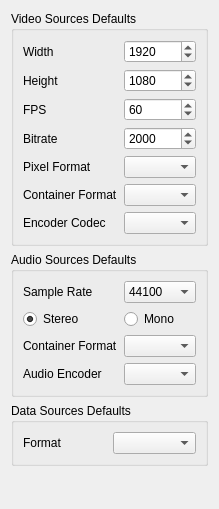
         <widget class="QWidget" name="scrollAreaWidgetContents_5">
          <property name="geometry">
           <rect>
            <x>0</x>
            <y>0</y>
            <width>206</width>
            <height>509</height>
           </rect>
          </property>
          <layout class="QVBoxLayout" name="verticalLayout_25">
           <item>
            <widget class="QGroupBox" name="groupBox_14">
             <property name="title">
              <string>Video Sources Defaults</string>
             </property>
             <layout class="QGridLayout" name="gridLayout_10">
              <item row="6" column="0">
               <widget class="QLabel" name="label_25">
                <property name="enabled">
                 <bool>true</bool>
                </property>
                <property name="text">
                 <string>Encoder Codec</string>
                </property>
                <property name="buddy">
                 <cstring>dropdownVideoEncoder</cstring>
                </property>
               </widget>
              </item>
              <item row="6" column="1">
               <widget class="QComboBox" name="dropdownVideoEncoder">
                <property name="enabled">
                 <bool>true</bool>
                </property>
               </widget>
              </item>
              <item row="2" column="1">
               <widget class="QSpinBox" name="spinboxVideoFps">
                <property name="enabled">
                 <bool>true</bool>
                </property>
                <property name="maximum">
                 <number>999999</number>
                </property>
                <property name="value">
                 <number>60</number>
                </property>
               </widget>
              </item>
              <item row="0" column="1">
               <widget class="QSpinBox" name="spinboxVideoWidth">
                <property name="enabled">
                 <bool>true</bool>
                </property>
                <property name="maximum">
                 <number>999999</number>
                </property>
                <property name="value">
                 <number>1920</number>
                </property>
               </widget>
              </item>
              <item row="4" column="0">
               <widget class="QLabel" name="label_26">
                <property name="enabled">
                 <bool>true</bool>
                </property>
                <property name="text">
                 <string>Pixel Format</string>
                </property>
                <property name="buddy">
                 <cstring>dropdownPixelFormat</cstring>
                </property>
               </widget>
              </item>
              <item row="2" column="0">
               <widget class="QLabel" name="label_22">
                <property name="enabled">
                 <bool>true</bool>
                </property>
                <property name="text">
                 <string>FPS</string>
                </property>
                <property name="buddy">
                 <cstring>spinboxVideoFps</cstring>
                </property>
               </widget>
              </item>
              <item row="3" column="0">
               <widget class="QLabel" name="label_23">
                <property name="enabled">
                 <bool>true</bool>
                </property>
                <property name="text">
                 <string>Bitrate</string>
                </property>
                <property name="buddy">
                 <cstring>spinboxVideoBitrate</cstring>
                </property>
               </widget>
              </item>
              <item row="4" column="1">
               <widget class="QComboBox" name="dropdownPixelFormat">
                <property name="enabled">
                 <bool>true</bool>
                </property>
               </widget>
              </item>
              <item row="1" column="1">
               <widget class="QSpinBox" name="spinboxVideoHeight">
                <property name="enabled">
                 <bool>true</bool>
                </property>
                <property name="maximum">
                 <number>999999</number>
                </property>
                <property name="value">
                 <number>1080</number>
                </property>
               </widget>
              </item>
              <item row="0" column="0">
               <widget class="QLabel" name="label_5">
                <property name="enabled">
                 <bool>true</bool>
                </property>
                <property name="text">
                 <string>Width</string>
                </property>
                <property name="buddy">
                 <cstring>spinboxVideoWidth</cstring>
                </property>
               </widget>
              </item>
              <item row="1" column="0">
               <widget class="QLabel" name="label_7">
                <property name="enabled">
                 <bool>true</bool>
                </property>
                <property name="text">
                 <string>Height</string>
                </property>
                <property name="buddy">
                 <cstring>spinboxVideoHeight</cstring>
                </property>
               </widget>
              </item>
              <item row="3" column="1">
               <widget class="QSpinBox" name="spinboxVideoBitrate">
                <property name="enabled">
                 <bool>true</bool>
                </property>
                <property name="maximum">
                 <number>999999</number>
                </property>
                <property name="value">
                 <number>2000</number>
                </property>
               </widget>
              </item>
              <item row="5" column="0">
               <widget class="QLabel" name="label_8">
                <property name="text">
                 <string>Container Format</string>
                </property>
                <property name="buddy">
                 <cstring>dropdownVideoContainerFormat</cstring>
                </property>
               </widget>
              </item>
              <item row="5" column="1">
               <widget class="QComboBox" name="dropdownVideoContainerFormat"/>
              </item>
             </layout>
            </widget>
           </item>
           <item>
            <widget class="QGroupBox" name="groupBox_15">
             <property name="title">
              <string>Audio Sources Defaults</string>
             </property>
             <layout class="QGridLayout" name="gridLayout_11">
              <item row="0" column="0">
               <widget class="QLabel" name="label_2">
                <property name="text">
                 <string>Sample Rate</string>
                </property>
                <property name="buddy">
                 <cstring>dropdownSampleRate</cstring>
                </property>
               </widget>
              </item>
              <item row="3" column="1">
               <widget class="QComboBox" name="dropdownAudioEncoder"/>
              </item>
              <item row="2" column="0">
               <widget class="QLabel" name="label_11">
                <property name="text">
                 <string>Container Format</string>
                </property>
                <property name="buddy">
                 <cstring>dropdownAudioContainerFormat</cstring>
                </property>
               </widget>
              </item>
              <item row="1" column="0">
               <widget class="QRadioButton" name="radioButtonStereo">
                <property name="text">
                 <string>Stereo</string>
                </property>
                <property name="checked">
                 <bool>true</bool>
                </property>
               </widget>
              </item>
              <item row="1" column="1">
               <widget class="QRadioButton" name="radioButtonMono">
                <property name="text">
                 <string>Mono</string>
                </property>
               </widget>
              </item>
              <item row="3" column="0">
               <widget class="QLabel" name="label_9">
                <property name="text">
                 <string>Audio Encoder</string>
                </property>
                <property name="buddy">
                 <cstring>dropdownAudioEncoder</cstring>
                </property>
               </widget>
              </item>
              <item row="2" column="1">
               <widget class="QComboBox" name="dropdownAudioContainerFormat"/>
              </item>
              <item row="0" column="1">
               <widget class="QComboBox" name="dropdownSampleRate">
                <item>
                 <property name="text">
                  <string>44100</string>
                 </property>
                </item>
                <item>
                 <property name="text">
                  <string>48000</string>
                 </property>
                </item>
                <item>
                 <property name="text">
                  <string>96000</string>
                 </property>
                </item>
                <item>
                 <property name="text">
                  <string>192000</string>
                 </property>
                </item>
               </widget>
              </item>
             </layout>
            </widget>
           </item>
           <item>
            <widget class="QGroupBox" name="groupBox_16">
             <property name="title">
              <string>Data Sources Defaults</string>
             </property>
             <layout class="QGridLayout" name="gridLayout_2">
              <item row="0" column="0">
               <widget class="QLabel" name="label_12">
                <property name="text">
                 <string>Format</string>
                </property>
                <property name="buddy">
                 <cstring>dropdownDataFormat</cstring>
                </property>
               </widget>
              </item>
              <item row="0" column="1">
               <widget class="QComboBox" name="dropdownDataFormat"/>
              </item>
             </layout>
            </widget>
           </item>
           <item>
            <spacer name="verticalSpacer_10">
             <property name="orientation">
              <enum>Qt::Orientation::Vertical</enum>
             </property>
             <property name="sizeHint" stdset="0">
              <size>
               <width>20</width>
               <height>193</height>
              </size>
             </property>
            </spacer>
           </item>
          </layout>
         </widget>
